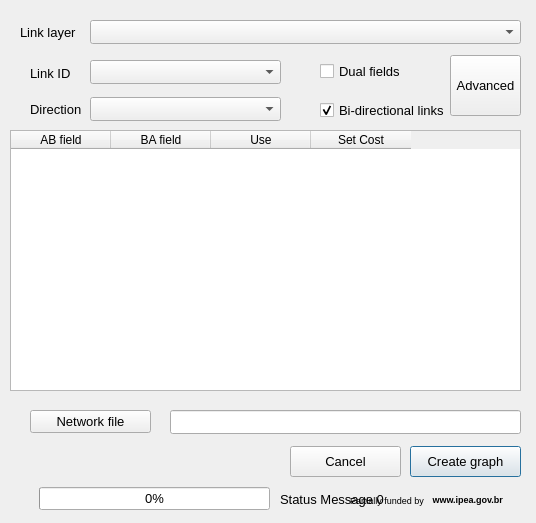
<?xml version="1.0" encoding="UTF-8"?>
<ui version="4.0">
 <class>Create_Graph</class>
 <widget class="QDialog" name="Create_Graph">
  <property name="windowModality">
   <enum>Qt::NonModal</enum>
  </property>
  <property name="geometry">
   <rect>
    <x>0</x>
    <y>0</y>
    <width>536</width>
    <height>523</height>
   </rect>
  </property>
  <property name="windowTitle">
   <string>Graph creation toolbox - Provided by www.xl-optim.com</string>
  </property>
  <property name="modal">
   <bool>false</bool>
  </property>
  <widget class="QTableWidget" name="fields_lst">
   <property name="geometry">
    <rect>
     <x>10</x>
     <y>130</y>
     <width>511</width>
     <height>261</height>
    </rect>
   </property>
   <property name="accessibleName">
    <string>&lt;html&gt;&lt;head/&gt;&lt;body&gt;&lt;p&gt;xcxc&lt;/p&gt;&lt;/body&gt;&lt;/html&gt;</string>
   </property>
   <property name="selectionMode">
    <enum>QAbstractItemView::SingleSelection</enum>
   </property>
   <property name="selectionBehavior">
    <enum>QAbstractItemView::SelectRows</enum>
   </property>
   <property name="rowCount">
    <number>0</number>
   </property>
   <property name="columnCount">
    <number>4</number>
   </property>
   <attribute name="verticalHeaderDefaultSectionSize">
    <number>27</number>
   </attribute>
   <column>
    <property name="text">
     <string>AB field</string>
    </property>
   </column>
   <column>
    <property name="text">
     <string>BA field</string>
    </property>
   </column>
   <column>
    <property name="text">
     <string>Use</string>
    </property>
   </column>
   <column>
    <property name="text">
     <string>Set Cost</string>
    </property>
   </column>
  </widget>
  <widget class="QCheckBox" name="chk_dual_fields">
   <property name="geometry">
    <rect>
     <x>320</x>
     <y>63</y>
     <width>101</width>
     <height>17</height>
    </rect>
   </property>
   <property name="font">
    <font>
     <pointsize>10</pointsize>
    </font>
   </property>
   <property name="text">
    <string>Dual fields</string>
   </property>
   <property name="checked">
    <bool>false</bool>
   </property>
  </widget>
  <widget class="QComboBox" name="network_layer">
   <property name="geometry">
    <rect>
     <x>90</x>
     <y>20</y>
     <width>431</width>
     <height>24</height>
    </rect>
   </property>
   <property name="maxVisibleItems">
    <number>10</number>
   </property>
  </widget>
  <widget class="QLabel" name="lblnodematch_11">
   <property name="geometry">
    <rect>
     <x>20</x>
     <y>24</y>
     <width>121</width>
     <height>16</height>
    </rect>
   </property>
   <property name="font">
    <font>
     <pointsize>10</pointsize>
    </font>
   </property>
   <property name="text">
    <string>Link layer</string>
   </property>
  </widget>
  <widget class="QCheckBox" name="links_are_bi_directional">
   <property name="geometry">
    <rect>
     <x>320</x>
     <y>100</y>
     <width>161</width>
     <height>20</height>
    </rect>
   </property>
   <property name="font">
    <font>
     <pointsize>10</pointsize>
    </font>
   </property>
   <property name="text">
    <string>Bi-directional links</string>
   </property>
   <property name="checked">
    <bool>true</bool>
   </property>
  </widget>
  <widget class="QComboBox" name="link_id">
   <property name="geometry">
    <rect>
     <x>90</x>
     <y>60</y>
     <width>191</width>
     <height>24</height>
    </rect>
   </property>
  </widget>
  <widget class="QLabel" name="label_8">
   <property name="geometry">
    <rect>
     <x>30</x>
     <y>65</y>
     <width>41</width>
     <height>16</height>
    </rect>
   </property>
   <property name="font">
    <font>
     <pointsize>10</pointsize>
    </font>
   </property>
   <property name="text">
    <string>Link ID</string>
   </property>
  </widget>
  <widget class="QComboBox" name="direction_field">
   <property name="geometry">
    <rect>
     <x>90</x>
     <y>97</y>
     <width>191</width>
     <height>24</height>
    </rect>
   </property>
  </widget>
  <widget class="QLabel" name="dir_label">
   <property name="geometry">
    <rect>
     <x>30</x>
     <y>101</y>
     <width>61</width>
     <height>16</height>
    </rect>
   </property>
   <property name="font">
    <font>
     <pointsize>10</pointsize>
    </font>
   </property>
   <property name="text">
    <string>Direction</string>
   </property>
  </widget>
  <widget class="QLabel" name="lbl_funding2">
   <property name="geometry">
    <rect>
     <x>430</x>
     <y>489</y>
     <width>91</width>
     <height>21</height>
    </rect>
   </property>
   <property name="font">
    <font>
     <pointsize>7</pointsize>
     <weight>75</weight>
     <bold>true</bold>
    </font>
   </property>
   <property name="text">
    <string> www.ipea.gov.br</string>
   </property>
   <property name="textFormat">
    <enum>Qt::PlainText</enum>
   </property>
  </widget>
  <widget class="QProgressBar" name="progressbar0">
   <property name="enabled">
    <bool>true</bool>
   </property>
   <property name="geometry">
    <rect>
     <x>39</x>
     <y>487</y>
     <width>231</width>
     <height>23</height>
    </rect>
   </property>
   <property name="palette">
    <palette>
     <active>
      <colorrole role="Highlight">
       <brush brushstyle="SolidPattern">
        <color alpha="255">
         <red>0</red>
         <green>170</green>
         <blue>0</blue>
        </color>
       </brush>
      </colorrole>
     </active>
     <inactive>
      <colorrole role="Highlight">
       <brush brushstyle="SolidPattern">
        <color alpha="255">
         <red>240</red>
         <green>240</green>
         <blue>240</blue>
        </color>
       </brush>
      </colorrole>
     </inactive>
     <disabled>
      <colorrole role="Highlight">
       <brush brushstyle="SolidPattern">
        <color alpha="255">
         <red>51</red>
         <green>153</green>
         <blue>255</blue>
        </color>
       </brush>
      </colorrole>
     </disabled>
    </palette>
   </property>
   <property name="font">
    <font>
     <pointsize>10</pointsize>
    </font>
   </property>
   <property name="value">
    <number>0</number>
   </property>
   <property name="textVisible">
    <bool>true</bool>
   </property>
  </widget>
  <widget class="QLabel" name="lbl_funding1">
   <property name="geometry">
    <rect>
     <x>350</x>
     <y>492</y>
     <width>91</width>
     <height>16</height>
    </rect>
   </property>
   <property name="font">
    <font>
     <pointsize>7</pointsize>
    </font>
   </property>
   <property name="text">
    <string>Partially funded by</string>
   </property>
  </widget>
  <widget class="QLabel" name="progress_label0">
   <property name="geometry">
    <rect>
     <x>280</x>
     <y>489</y>
     <width>301</width>
     <height>21</height>
    </rect>
   </property>
   <property name="font">
    <font>
     <pointsize>10</pointsize>
    </font>
   </property>
   <property name="text">
    <string>Status Message 0</string>
   </property>
  </widget>
  <widget class="QPushButton" name="create_network">
   <property name="geometry">
    <rect>
     <x>410</x>
     <y>446</y>
     <width>111</width>
     <height>31</height>
    </rect>
   </property>
   <property name="font">
    <font>
     <pointsize>10</pointsize>
    </font>
   </property>
   <property name="text">
    <string>Create graph</string>
   </property>
  </widget>
  <widget class="QPushButton" name="select_result">
   <property name="geometry">
    <rect>
     <x>30</x>
     <y>410</y>
     <width>121</width>
     <height>23</height>
    </rect>
   </property>
   <property name="font">
    <font>
     <pointsize>10</pointsize>
    </font>
   </property>
   <property name="text">
    <string>Network file</string>
   </property>
  </widget>
  <widget class="QLineEdit" name="graph_file">
   <property name="geometry">
    <rect>
     <x>170</x>
     <y>410</y>
     <width>351</width>
     <height>24</height>
    </rect>
   </property>
   <property name="font">
    <font>
     <pointsize>10</pointsize>
    </font>
   </property>
  </widget>
  <widget class="QPushButton" name="cancel">
   <property name="geometry">
    <rect>
     <x>290</x>
     <y>446</y>
     <width>111</width>
     <height>31</height>
    </rect>
   </property>
   <property name="font">
    <font>
     <pointsize>10</pointsize>
    </font>
   </property>
   <property name="text">
    <string>Cancel</string>
   </property>
  </widget>
  <widget class="QPushButton" name="but_advanced">
   <property name="geometry">
    <rect>
     <x>450</x>
     <y>55</y>
     <width>71</width>
     <height>61</height>
    </rect>
   </property>
   <property name="font">
    <font>
     <pointsize>10</pointsize>
    </font>
   </property>
   <property name="text">
    <string>Advanced</string>
   </property>
  </widget>
 </widget>
 <tabstops>
  <tabstop>network_layer</tabstop>
  <tabstop>link_id</tabstop>
  <tabstop>chk_dual_fields</tabstop>
  <tabstop>links_are_bi_directional</tabstop>
  <tabstop>direction_field</tabstop>
  <tabstop>but_advanced</tabstop>
  <tabstop>select_result</tabstop>
  <tabstop>create_network</tabstop>
  <tabstop>cancel</tabstop>
  <tabstop>graph_file</tabstop>
  <tabstop>fields_lst</tabstop>
 </tabstops>
 <resources/>
 <connections/>
</ui>
